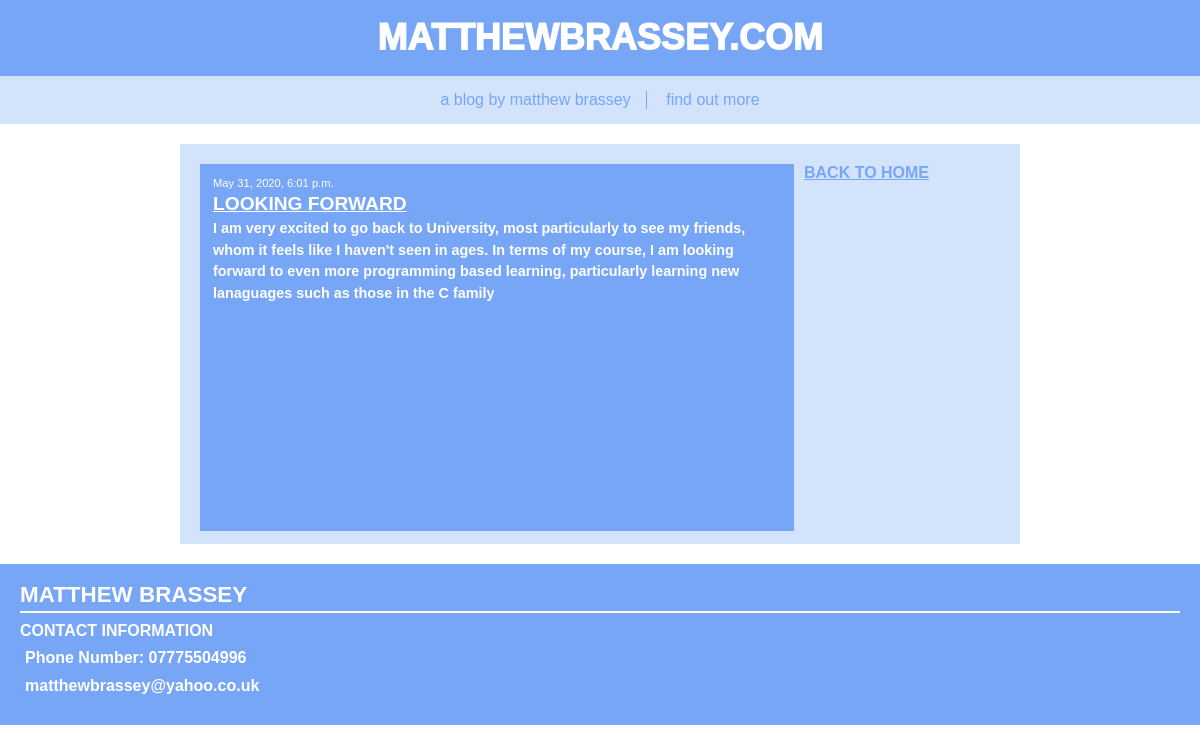
The page /post/8/ on the database its author committed.
### blog/models.py (models this page shows, shortened)
class Post(models.Model):
    author = models.ForeignKey(settings.AUTH_USER_MODEL, on_delete=models.CASCADE)
    title = models.CharField(max_length=200)
    text = models.TextField()
    created_date = models.DateTimeField(default=timezone.now)
    published_date = models.DateTimeField(blank=True, null=True)

### blog/views.py (the view)
# urls.py: path('post/<int:pk>/', views.post_detail, name='post_detail'),
def post_detail(request, pk):
    post = get_object_or_404(Post, pk=pk)
    return render(request, 'blog/post_detail.html', {'post': post})

### blog/templates/blog/post_detail.html
{% extends 'blog/base.html' %}
{% block content %}
<div class="post">
  {% if post.published_date %}
  <div class="date">
    {{ post.published_date }}
  </div>
  {% endif %}
  <h2>{{ post.title }}</h2>
  <p>{{ post.text|linebreaksbr }}</p>
</div>
<a style="width: 100%; text-decoration: underline; cursor: pointer;" onclick="history.go(-1);">BACK TO HOME</a>
{% endblock %}

### blog/static/css/blog.css (style rules this page uses)
body { background:#fff;color:#fff;margin:0;padding:0;font-family:'Lucida Sans','Lucida Sans Regular','Lucida Grande','Lucida Sans Unicode',Geneva,Verdana,sans-serif;font-weight:700 }
* { padding:0;margin:0;font-size:100% }
p { margin:0 0 10px 0;line-height:1.5 }
a { text-decoration:none;color:#77a6f7 }
h1,h2,h3,h4,h5,h6 { font-weight:400;font-size:100%;line-height:1 }
h1,h2,h3,h4 { text-transform:uppercase }
.date { font-size:70%;font-weight:initial }
.post:first-of-type { width:71%;height:341px;float:left; max-height: none; font-size: 100%; }
.post { color:#fff;padding:10px;display:inline-block;width:20%;margin:0 10px 2% 0;border:3px solid #77a6f7;vertical-align:top;min-height:150px;max-height:150px;background:#77a6f7; overflow: hidden; }
.post p { font-size: 60%; }
.post:first-of-type p { font-size: 90%; }
.post h2 { font-size: 120%;margin: 5px 0; font-weight: bold; text-decoration: underline; }

### rows shown on the page
Post: published_date "May 31, 2020, 6:01 p.m.", title "LOOKING FORWARD", text "I am very excited to go back to University, most particularly to see my friends, whom it feels like I haven't seen in ages. In terms of my course, I am looking forward to even more programming based learning, particularly learning new lanaguages such as those in the C family"
